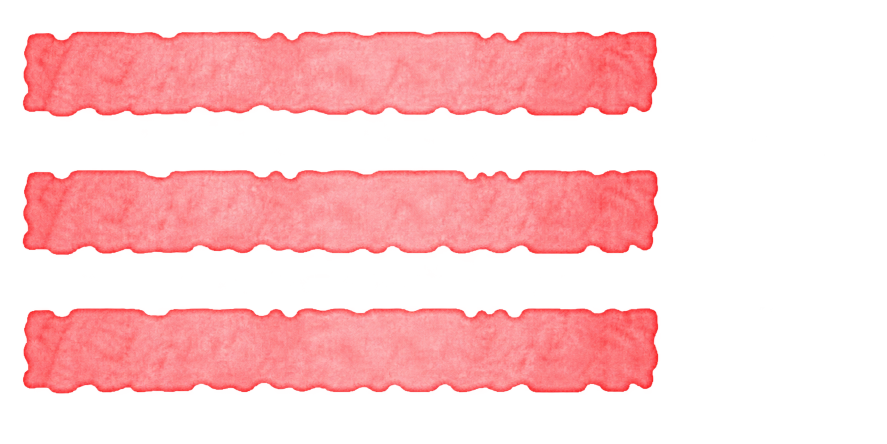
#> input picture SUPER STREET FIGHTER Ⅳ 3D EDITION/ARACLAR/sourceplates/title017_textless.png, 1774 x 887 px (shown at 1/2 size); its folder holds 5 pictures in this run
$ python pembe_unvanlari_yenile.py
#> lines starting #> are read from the running program, lines starting #| are printed output that depends on the picture
"""Seven pink title atlases, two shared textless plates, native silhouettes.

Outputs game PNG/TEX/ARC and editable 256x128 transparent textless plates.
"""
from pathlib import Path
from PIL import Image, ImageDraw, ImageFont
import numpy as np
from scipy import ndimage
import sf4_tr_tool as sf4

ROOT=Path(__file__).resolve().parent.parent
HERE=Path(__file__).resolve().parent
BASE=ROOT/'calisma/images/_GUI/_id/_title'
CLEAN=ROOT/'calisma/temiz_zeminler'
CLEAN.mkdir(parents=True,exist_ok=True)
LABELS={
 '016':('Kriz Ası','Biraz Yavaş','Ben Gariban'),
 '017':('Antrenmanda','Tavuk','Amansız'),
 '018':('Cellat','Korumalı','Kuyruk Sallayan'),
 '019':('Geç Açan Çiçek','Sıradan Biri','Yükselişte'),
 '020':('Seçkin','Mürit','Pis Köpek'),
 '021':('Zaman Ustası','Keyfine Bak','Kötü Karma'),
 '022':('Deli Adam','Kendi Ayakları Üstünde','Orta Kademe Yönetici'),
}

def shared_plate(number):
#> called with number = '017'
    source=Image.open(HERE/f'sourceplates/title{number}_textless.png').convert('RGBA')
#> source is the input picture: PIL image 1774x887 RGBA; mean R, G, B, A 103.9, 52.2, 53.8, 95.5
    source=source.resize((256,128),Image.Resampling.LANCZOS)
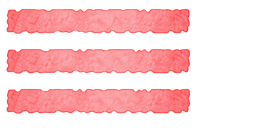
#> source: PIL image 256x128 RGBA; mean R, G, B, A 110, 54, 55.8, 95.6; transparent parts drawn white
#> (the run stopped early here; a loop or call above may not have finished)
